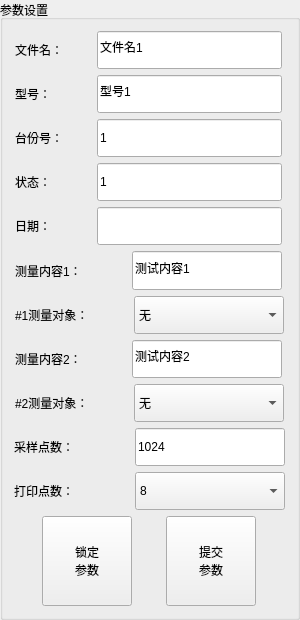
           <widget class="QGroupBox" name="Box_paramsDefine">
            <property name="minimumSize">
             <size>
              <width>300</width>
              <height>620</height>
             </size>
            </property>
            <property name="maximumSize">
             <size>
              <width>300</width>
              <height>750</height>
             </size>
            </property>
            <property name="sizeIncrement">
             <size>
              <width>0</width>
              <height>0</height>
             </size>
            </property>
            <property name="title">
             <string>参数设置</string>
            </property>
            <layout class="QGridLayout" name="gridLayout_14">
             <item row="0" column="0">
              <layout class="QVBoxLayout" name="verticalLayout_10">
               <item>
                <layout class="QHBoxLayout" name="horizontalLayout_32">
                 <item>
                  <widget class="QLabel" name="label_49">
                   <property name="maximumSize">
                    <size>
                     <width>75</width>
                     <height>35</height>
                    </size>
                   </property>
                   <property name="sizeIncrement">
                    <size>
                     <width>0</width>
                     <height>0</height>
                    </size>
                   </property>
                   <property name="text">
                    <string>文件名：</string>
                   </property>
                  </widget>
                 </item>
                 <item>
                  <widget class="QLineEdit" name="Edit_fileName_3">
                   <property name="enabled">
                    <bool>true</bool>
                   </property>
                   <property name="minimumSize">
                    <size>
                     <width>185</width>
                     <height>0</height>
                    </size>
                   </property>
                   <property name="maximumSize">
                    <size>
                     <width>150</width>
                     <height>40</height>
                    </size>
                   </property>
                   <property name="text">
                    <string>文件名1</string>
                   </property>
                  </widget>
                 </item>
                </layout>
               </item>
               <item>
                <layout class="QHBoxLayout" name="horizontalLayout_33">
                 <item>
                  <widget class="QLabel" name="label_50">
                   <property name="maximumSize">
                    <size>
                     <width>75</width>
                     <height>35</height>
                    </size>
                   </property>
                   <property name="text">
                    <string>型号：</string>
                   </property>
                  </widget>
                 </item>
                 <item>
                  <widget class="QLineEdit" name="Edit_typeNum_3">
                   <property name="enabled">
                    <bool>true</bool>
                   </property>
                   <property name="maximumSize">
                    <size>
                     <width>185</width>
                     <height>40</height>
                    </size>
                   </property>
                   <property name="text">
                    <string>型号1</string>
                   </property>
                  </widget>
                 </item>
                </layout>
               </item>
               <item>
                <layout class="QHBoxLayout" name="horizontalLayout_37">
                 <item>
                  <widget class="QLabel" name="label_51">
                   <property name="maximumSize">
                    <size>
                     <width>75</width>
                     <height>35</height>
                    </size>
                   </property>
                   <property name="text">
                    <string>台份号：</string>
                   </property>
                  </widget>
                 </item>
                 <item>
                  <widget class="QLineEdit" name="Edit_unitNumber_3">
                   <property name="enabled">
                    <bool>true</bool>
                   </property>
                   <property name="minimumSize">
                    <size>
                     <width>185</width>
                     <height>0</height>
                    </size>
                   </property>
                   <property name="maximumSize">
                    <size>
                     <width>150</width>
                     <height>40</height>
                    </size>
                   </property>
                   <property name="text">
                    <string>1</string>
                   </property>
                  </widget>
                 </item>
                </layout>
               </item>
               <item>
                <layout class="QHBoxLayout" name="horizontalLayout_38">
                 <item>
                  <widget class="QLabel" name="label_52">
                   <property name="maximumSize">
                    <size>
                     <width>75</width>
                     <height>35</height>
                    </size>
                   </property>
                   <property name="text">
                    <string>状态：</string>
                   </property>
                  </widget>
                 </item>
                 <item>
                  <widget class="QLineEdit" name="Edit_status_3">
                   <property name="enabled">
                    <bool>true</bool>
                   </property>
                   <property name="minimumSize">
                    <size>
                     <width>185</width>
                     <height>0</height>
                    </size>
                   </property>
                   <property name="maximumSize">
                    <size>
                     <width>150</width>
                     <height>40</height>
                    </size>
                   </property>
                   <property name="text">
                    <string>1</string>
                   </property>
                  </widget>
                 </item>
                </layout>
               </item>
               <item>
                <layout class="QHBoxLayout" name="horizontalLayout_39">
                 <item>
                  <widget class="QLabel" name="label_53">
                   <property name="maximumSize">
                    <size>
                     <width>75</width>
                     <height>35</height>
                    </size>
                   </property>
                   <property name="text">
                    <string>日期：</string>
                   </property>
                  </widget>
                 </item>
                 <item>
                  <widget class="QLineEdit" name="Edit_dateTime_3">
                   <property name="enabled">
                    <bool>true</bool>
                   </property>
                   <property name="minimumSize">
                    <size>
                     <width>185</width>
                     <height>0</height>
                    </size>
                   </property>
                   <property name="maximumSize">
                    <size>
                     <width>150</width>
                     <height>40</height>
                    </size>
                   </property>
                  </widget>
                 </item>
                </layout>
               </item>
               <item>
                <layout class="QHBoxLayout" name="horizontalLayout_40">
                 <item>
                  <widget class="QLabel" name="label_54">
                   <property name="maximumSize">
                    <size>
                     <width>110</width>
                     <height>35</height>
                    </size>
                   </property>
                   <property name="text">
                    <string>测量内容1：</string>
                   </property>
                  </widget>
                 </item>
                 <item>
                  <widget class="QLineEdit" name="Edit_detectContentOne_3">
                   <property name="enabled">
                    <bool>true</bool>
                   </property>
                   <property name="minimumSize">
                    <size>
                     <width>150</width>
                     <height>0</height>
                    </size>
                   </property>
                   <property name="maximumSize">
                    <size>
                     <width>150</width>
                     <height>40</height>
                    </size>
                   </property>
                   <property name="text">
                    <string>测试内容1</string>
                   </property>
                  </widget>
                 </item>
                </layout>
               </item>
               <item>
                <layout class="QHBoxLayout" name="horizontalLayout_41">
                 <item>
                  <widget class="QLabel" name="label_55">
                   <property name="maximumSize">
                    <size>
                     <width>112</width>
                     <height>35</height>
                    </size>
                   </property>
                   <property name="text">
                    <string>#1测量对象：</string>
                   </property>
                  </widget>
                 </item>
                 <item>
                  <widget class="QComboBox" name="Box_detectObjOne_3">
                   <property name="enabled">
                    <bool>true</bool>
                   </property>
                   <property name="minimumSize">
                    <size>
                     <width>150</width>
                     <height>0</height>
                    </size>
                   </property>
                   <property name="maximumSize">
                    <size>
                     <width>150</width>
                     <height>40</height>
                    </size>
                   </property>
                   <item>
                    <property name="text">
                     <string>无</string>
                    </property>
                   </item>
                   <item>
                    <property name="text">
                     <string>上端面</string>
                    </property>
                   </item>
                   <item>
                    <property name="text">
                     <string>下端面</string>
                    </property>
                   </item>
                   <item>
                    <property name="text">
                     <string>内径</string>
                    </property>
                   </item>
                   <item>
                    <property name="text">
                     <string>外径</string>
                    </property>
                   </item>
                  </widget>
                 </item>
                </layout>
               </item>
               <item>
                <layout class="QHBoxLayout" name="horizontalLayout_42">
                 <item>
                  <widget class="QLabel" name="label_56">
                   <property name="maximumSize">
                    <size>
                     <width>110</width>
                     <height>35</height>
                    </size>
                   </property>
                   <property name="text">
                    <string>测量内容2：</string>
                   </property>
                  </widget>
                 </item>
                 <item>
                  <widget class="QLineEdit" name="Edit_detectContentTwo_3">
                   <property name="enabled">
                    <bool>true</bool>
                   </property>
                   <property name="minimumSize">
                    <size>
                     <width>150</width>
                     <height>0</height>
                    </size>
                   </property>
                   <property name="maximumSize">
                    <size>
                     <width>150</width>
                     <height>40</height>
                    </size>
                   </property>
                   <property name="text">
                    <string>测试内容2</string>
                   </property>
                  </widget>
                 </item>
                </layout>
               </item>
               <item>
                <layout class="QHBoxLayout" name="horizontalLayout_43">
                 <item>
                  <widget class="QLabel" name="label_57">
                   <property name="maximumSize">
                    <size>
                     <width>112</width>
                     <height>35</height>
                    </size>
                   </property>
                   <property name="text">
                    <string>#2测量对象：</string>
                   </property>
                  </widget>
                 </item>
                 <item>
                  <widget class="QComboBox" name="Box_detectObjTwo_3">
                   <property name="enabled">
                    <bool>true</bool>
                   </property>
                   <property name="minimumSize">
                    <size>
                     <width>150</width>
                     <height>0</height>
                    </size>
                   </property>
                   <property name="maximumSize">
                    <size>
                     <width>150</width>
                     <height>40</height>
                    </size>
                   </property>
                   <item>
                    <property name="text">
                     <string>无</string>
                    </property>
                   </item>
                   <item>
                    <property name="text">
                     <string>上端面</string>
                    </property>
                   </item>
                   <item>
                    <property name="text">
                     <string>下端面</string>
                    </property>
                   </item>
                   <item>
                    <property name="text">
                     <string>内径</string>
                    </property>
                   </item>
                   <item>
                    <property name="text">
                     <string>外径</string>
                    </property>
                   </item>
                  </widget>
                 </item>
                </layout>
               </item>
               <item>
                <layout class="QHBoxLayout" name="horizontalLayout_44">
                 <item>
                  <widget class="QLabel" name="label_58">
                   <property name="maximumSize">
                    <size>
                     <width>115</width>
                     <height>35</height>
                    </size>
                   </property>
                   <property name="text">
                    <string>采样点数：</string>
                   </property>
                  </widget>
                 </item>
                 <item>
                  <widget class="QLineEdit" name="Edit_smaplingPoints_3">
                   <property name="enabled">
                    <bool>true</bool>
                   </property>
                   <property name="minimumSize">
                    <size>
                     <width>150</width>
                     <height>0</height>
                    </size>
                   </property>
                   <property name="maximumSize">
                    <size>
                     <width>150</width>
                     <height>40</height>
                    </size>
                   </property>
                   <property name="text">
                    <string>1024</string>
                   </property>
                  </widget>
                 </item>
                </layout>
               </item>
               <item>
                <layout class="QHBoxLayout" name="horizontalLayout_48">
                 <item>
                  <widget class="QLabel" name="label_108">
                   <property name="maximumSize">
                    <size>
                     <width>115</width>
                     <height>35</height>
                    </size>
                   </property>
                   <property name="text">
                    <string>打印点数：</string>
                   </property>
                  </widget>
                 </item>
                 <item>
                  <widget class="QComboBox" name="printPoint">
                   <property name="maximumSize">
                    <size>
                     <width>150</width>
                     <height>40</height>
                    </size>
                   </property>
                   <item>
                    <property name="text">
                     <string>8</string>
                    </property>
                   </item>
                   <item>
                    <property name="text">
                     <string>16</string>
                    </property>
                   </item>
                   <item>
                    <property name="text">
                     <string>32</string>
                    </property>
                   </item>
                  </widget>
                 </item>
                </layout>
               </item>
              </layout>
             </item>
             <item row="1" column="0">
              <layout class="QHBoxLayout" name="horizontalLayout_49">
               <item>
                <widget class="QPushButton" name="Btn_modifyAndlockParams_3">
                 <property name="minimumSize">
                  <size>
                   <width>90</width>
                   <height>90</height>
                  </size>
                 </property>
                 <property name="maximumSize">
                  <size>
                   <width>90</width>
                   <height>90</height>
                  </size>
                 </property>
                 <property name="styleSheet">
                  <string notr="true">font: 25 18pt &quot;Microsoft YaHei&quot;;</string>
                 </property>
                 <property name="text">
                  <string>锁定
参数</string>
                 </property>
                </widget>
               </item>
               <item>
                <widget class="QPushButton" name="Btn_submitParams_3">
                 <property name="minimumSize">
                  <size>
                   <width>90</width>
                   <height>90</height>
                  </size>
                 </property>
                 <property name="maximumSize">
                  <size>
                   <width>90</width>
                   <height>90</height>
                  </size>
                 </property>
                 <property name="styleSheet">
                  <string notr="true">font: 25 18pt &quot;Microsoft YaHei&quot;;</string>
                 </property>
                 <property name="text">
                  <string>提交
参数</string>
                 </property>
                </widget>
               </item>
              </layout>
             </item>
            </layout>
           </widget>
